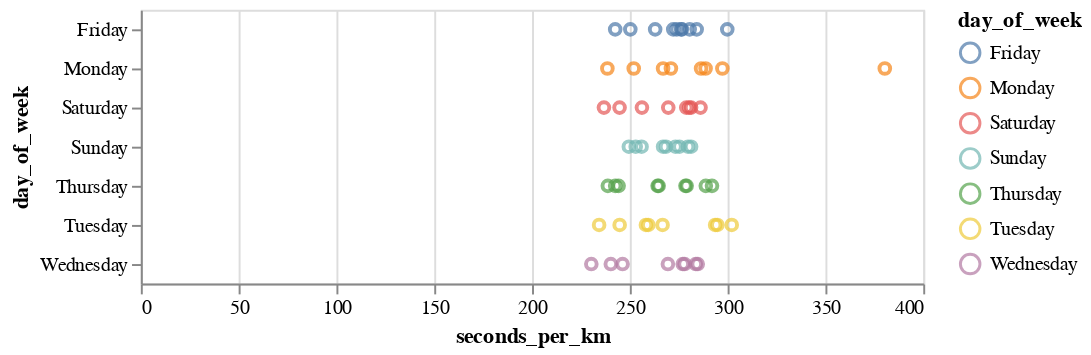

This figure's notebook cell:
### Code cell
# %%time
import warnings
warnings.simplefilter(action='ignore', category=FutureWarning)

alt.Chart(df).mark_point().encode(
    # x = 'seconds_per_km:Q',
    # y = 'day_of_week:N',
    # color = 'day_of_week:N'
    alt.X('seconds_per_km',),
    alt.Y('day_of_week'),
    alt.Color('day_of_week')
    ).interactive()

### Figure 1 — Vega-Lite specification as saved in the notebook (floating-point values rounded to 4 significant figures)
{"config": {"view": {"continuousWidth": 400, "continuousHeight": 300}}, "data": {"name": "data-ec06743c94a29224c91ed66eace526ab"}, "mark": "point", "encoding": {"color": {"field": "day_of_week", "type": "nominal"}, "x": {"field": "seconds_per_km", "type": "quantitative"}, "y": {"field": "day_of_week", "type": "nominal"}}, "selection": {"selector001": {"type": "interval", "bind": "scales", "encodings": ["x", "y"]}}, "$schema": "https://vega.github.io/schema/vega-lite/v4.17.0.json", "datasets": {"data-ec06743c94a29224c91ed66eace526ab": [{"Unnamed: 0": 182, "type": 1, "startTime": "2022-01-10T13:39:17+00:00", "sportTime(s)": 453, "maxPace(/meter)": 7.246, "minPace(/meter)": 0.2501, "distance(m)": 1191.0, "avgPace(/meter)": 0.3787, "calories(kcal)": 71.0, "date": "2022-01-10T20:39:00", "seconds_per_km": 380.4, "speed_per_km": "06:20.35", "distance_rounded": 1.0, "day_of_week": "Monday", "week": 2}, {"Unnamed: 0": 178, "type": 1, "startTime": "2022-01-13T09:23:16+00:00", "sportTime(s)": 290, "maxPace(/meter)": 2.342, "minPace(/meter)": 0.1982, "distance(m)": 1004.0, "avgPace(/meter)": 0.2878, "calories(kcal)": 60.0, "date": "2022-01-13T16:23:00", "seconds_per_km": 288.8, "speed_per_km": "04:48.84", "distance_rounded": 1.0, "day_of_week": "Thursday", "week": 2}, {"Unnamed: 0": 176, "type": 1, "startTime": "2022-02-03T10:41:12+00:00", "sportTime(s)": 265, "maxPace(/meter)": 0.609, "minPace(/meter)": 0.1993, "distance(m)": 1001.0, "avgPace(/meter)": 0.2637, "calories(kcal)": 39.0, "date": "2022-02-03T17:41:00", "seconds_per_km": 264.7, "speed_per_km": "04:24.74", "distance_rounded": 1.0, "day_of_week": "Thursday", "week": 5}, {"Unnamed: 0": 172, "type": 1, "startTime": "2022-02-05T11:46:47+00:00", "sportTime(s)": 283, "maxPace(/meter)": 0.6911, "minPace(/meter)": 0.229, "distance(m)": 1006.0, "avgPace(/meter)": 0.2803, "calories(kcal)": 50.0, "date": "2022-02-05T18:46:00", "seconds_per_km": 281.3, "speed_per_km": "04:41.31", "distance_rounded": 1.0, "day_of_week": "Saturday", "week": 5}, {"Unnamed: 0": 169, "type": 1, "startTime": "2022-02-06T11:36:48+00:00", "sportTime(s)": 272, "maxPace(/meter)": 0.6361, "minPace(/meter)": 0.2325, "distance(m)": 1013.0, "avgPace(/meter)": 0.2675, "calories(kcal)": 34.0, "date": "2022-02-06T18:36:00", "seconds_per_km": 268.5, "speed_per_km": "04:28.51", "distance_rounded": 1.0, "day_of_week": "Sunday", "week": 5}, {"Unnamed: 0": 166, "type": 1, "startTime": "2022-02-11T11:49:54+00:00", "sportTime(s)": 264, "maxPace(/meter)": 0.788, "minPace(/meter)": 0.198, "distance(m)": 1004.0, "avgPace(/meter)": 0.26, "calories(kcal)": 39.0, "date": "2022-02-11T18:49:00", "seconds_per_km": 262.9, "speed_per_km": "04:22.95", "distance_rounded": 1.0, "day_of_week": "Friday", "week": 6}, {"Unnamed: 0": 163, "type": 1, "startTime": "2022-02-12T11:25:02+00:00", "sportTime(s)": 259, "maxPace(/meter)": 0.5571, "minPace(/meter)": 0.1928, "distance(m)": 1011.0, "avgPace(/meter)": 0.2552, "calories(kcal)": 44.0, "date": "2022-02-12T18:25:00", "seconds_per_km": 256.2, "speed_per_km": "04:16.18", "distance_rounded": 1.0, "day_of_week": "Saturday", "week": 6}, {"Unnamed: 0": 161, "type": 1, "startTime": "2022-02-13T11:09:12+00:00", "sportTime(s)": 256, "maxPace(/meter)": 0.576, "minPace(/meter)": 0.194, "distance(m)": 1000.0, "avgPace(/meter)": 0.255, "calories(kcal)": 37.0, "date": "2022-02-13T18:09:00", "seconds_per_km": 256.0, "speed_per_km": "04:16.00", "distance_rounded": 1.0, "day_of_week": "Sunday", "week": 6}, {"Unnamed: 0": 157, "type": 1, "startTime": "2022-02-14T11:50:09+00:00", "sportTime(s)": 287, "maxPace(/meter)": 0.7446, "minPace(/meter)": 0.2587, "distance(m)": 1002.0, "avgPace(/meter)": 0.2854, "calories(kcal)": 43.0, "date": "2022-02-14T18:50:00", "seconds_per_km": 286.4, "speed_per_km": "04:46.43", "distance_rounded": 1.0, "day_of_week": "Monday", "week": 7}, {"Unnamed: 0": 155, "type": 1, "startTime": "2022-02-16T11:12:40+00:00", "sportTime(s)": 284, "maxPace(/meter)": 2.165, "minPace(/meter)": 0.1834, "distance(m)": 1001.0, "avgPace(/meter)": 0.2827, "calories(kcal)": 60.0, "date": "2022-02-16T18:12:00", "seconds_per_km": 283.7, "speed_per_km": "04:43.72", "distance_rounded": 1.0, "day_of_week": "Wednesday", "week": 7}, {"Unnamed: 0": 152, "type": 1, "startTime": "2022-03-05T00:10:22+00:00", "sportTime(s)": 282, "maxPace(/meter)": 0.6154, "minPace(/meter)": 0.2083, "distance(m)": 1006.0, "avgPace(/meter)": 0.2793, "calories(kcal)": 55.0, "date": "2022-03-05T07:10:00", "seconds_per_km": 280.3, "speed_per_km": "04:40.32", "distance_rounded": 1.0, "day_of_week": "Saturday", "week": 9}, {"Unnamed: 0": 150, "type": 1, "startTime": "2022-03-18T11:26:11+00:00", "sportTime(s)": 282, "maxPace(/meter)": 0.8749, "minPace(/meter)": 0.2372, "distance(m)": 1005.0, "avgPace(/meter)": 0.2796, "calories(kcal)": 47.0, "date": "2022-03-18T18:26:00", "seconds_per_km": 280.6, "speed_per_km": "04:40.60", "distance_rounded": 1.0, "day_of_week": "Friday", "week": 11}, {"Unnamed: 0": 146, "type": 1, "startTime": "2022-03-28T11:45:13+00:00", "sportTime(s)": 311, "maxPace(/meter)": 0.639, "minPace(/meter)": 0.2149, "distance(m)": 1046.0, "avgPace(/meter)": 0.2964, "calories(kcal)": 57.0, "date": "2022-03-28T18:45:00", "seconds_per_km": 297.3, "speed_per_km": "04:57.32", "distance_rounded": 1.0, "day_of_week": "Monday", "week": 13}, {"Unnamed: 0": 144, "type": 1, "startTime": "2022-03-29T12:02:25+00:00", "sportTime(s)": 303, "maxPace(/meter)": 0.6835, "minPace(/meter)": 0.2301, "distance(m)": 1003.0, "avgPace(/meter)": 0.3011, "calories(kcal)": 57.0, "date": "2022-03-29T19:02:00", "seconds_per_km": 302.1, "speed_per_km": "05:2.09", "distance_rounded": 1.0, "day_of_week": "Tuesday", "week": 13}, {"Unnamed: 0": 142, "type": 1, "startTime": "2022-03-30T11:52:16+00:00", "sportTime(s)": 285, "maxPace(/meter)": 0.4753, "minPace(/meter)": 0.1658, "distance(m)": 1001.0, "avgPace(/meter)": 0.2837, "calories(kcal)": 49.0, "date": "2022-03-30T18:52:00", "seconds_per_km": 284.7, "speed_per_km": "04:44.72", "distance_rounded": 1.0, "day_of_week": "Wednesday", "week": 13}, {"Unnamed: 0": 140, "type": 1, "startTime": "2022-04-04T10:57:56+00:00", "sportTime(s)": 271, "maxPace(/meter)": 0.7117, "minPace(/meter)": 0.2248, "distance(m)": 1000.0, "avgPace(/meter)": 0.27, "calories(kcal)": 48.0, "date": "2022-04-04T17:57:00", "seconds_per_km": 271.0, "speed_per_km": "04:31.00", "distance_rounded": 1.0, "day_of_week": "Monday", "week": 14}, {"Unnamed: 0": 137, "type": 1, "startTime": "2022-04-08T11:39:28+00:00", "sportTime(s)": 274, "maxPace(/meter)": 0.6707, "minPace(/meter)": 0.2315, "distance(m)": 1000.0, "avgPace(/meter)": 0.273, "calories(kcal)": 51.0, "date": "2022-04-08T18:39:00", "seconds_per_km": 274.0, "speed_per_km": "04:34.00", "distance_rounded": 1.0, "day_of_week": "Friday", "week": 14}, {"Unnamed: 0": 134, "type": 1, "startTime": "2022-04-10T11:41:58+00:00", "sportTime(s)": 277, "maxPace(/meter)": 0.6873, "minPace(/meter)": 0.2137, "distance(m)": 1006.0, "avgPace(/meter)": 0.2744, "calories(kcal)": 45.0, "date": "2022-04-10T18:41:00", "seconds_per_km": 275.3, "speed_per_km": "04:35.35", "distance_rounded": 1.0, "day_of_week": "Sunday", "week": 14}, {"Unnamed: 0": 131, "type": 1, "startTime": "2022-04-13T10:48:11+00:00", "sportTime(s)": 278, "maxPace(/meter)": 0.7634, "minPace(/meter)": 0.2038, "distance(m)": 1000.0, "avgPace(/meter)": 0.277, "calories(kcal)": 44.0, "date": "2022-04-13T17:48:00", "seconds_per_km": 278.0, "speed_per_km": "04:38.00", "distance_rounded": 1.0, "day_of_week": "Wednesday", "week": 15}, {"Unnamed: 0": 128, "type": 1, "startTime": "2022-04-15T09:54:21+00:00", "sportTime(s)": 278, "maxPace(/meter)": 0.7968, "minPace(/meter)": 0.244, "distance(m)": 1005.0, "avgPace(/meter)": 0.2756, "calories(kcal)": 39.0, "date": "2022-04-15T16:54:00", "seconds_per_km": 276.6, "speed_per_km": "04:36.62", "distance_rounded": 1.0, "day_of_week": "Friday", "week": 15}, {"Unnamed: 0": 125, "type": 1, "startTime": "2022-04-26T11:40:21+00:00", "sportTime(s)": 354, "maxPace(/meter)": 1.115, "minPace(/meter)": 0.1997, "distance(m)": 1201.0, "avgPace(/meter)": 0.2939, "calories(kcal)": 62.0, "date": "2022-04-26T18:40:00", "seconds_per_km": 294.8, "speed_per_km": "04:54.75", "distance_rounded": 1.0, "day_of_week": "Tuesday", "week": 17}, {"Unnamed: 0": 123, "type": 1, "startTime": "2022-04-27T11:31:56+00:00", "sportTime(s)": 270, "maxPace(/meter)": 0.6803, "minPace(/meter)": 0.2187, "distance(m)": 1002.0, "avgPace(/meter)": 0.2685, "calories(kcal)": 48.0, "date": "2022-04-27T18:31:00", "seconds_per_km": 269.5, "speed_per_km": "04:29.46", "distance_rounded": 1.0, "day_of_week": "Wednesday", "week": 17}, {"Unnamed: 0": 121, "type": 1, "startTime": "2022-04-28T10:37:51+00:00", "sportTime(s)": 279, "maxPace(/meter)": 0.8052, "minPace(/meter)": 0.221, "distance(m)": 1002.0, "avgPace(/meter)": 0.2774, "calories(kcal)": 50.0, "date": "2022-04-28T17:37:00", "seconds_per_km": 278.4, "speed_per_km": "04:38.44", "distance_rounded": 1.0, "day_of_week": "Thursday", "week": 17}, {"Unnamed: 0": 119, "type": 1, "startTime": "2022-04-29T11:01:29+00:00", "sportTime(s)": 495, "maxPace(/meter)": 1.217, "minPace(/meter)": 0.2073, "distance(m)": 1651.0, "avgPace(/meter)": 0.2974, "calories(kcal)": 89.0, "date": "2022-04-29T18:01:00", "seconds_per_km": 299.8, "speed_per_km": "04:59.82", "distance_rounded": 1.0, "day_of_week": "Friday", "week": 17}, {"Unnamed: 0": 117, "type": 1, "startTime": "2022-05-01T09:48:50+00:00", "sportTime(s)": 283, "maxPace(/meter)": 0.8224, "minPace(/meter)": 0.2239, "distance(m)": 1006.0, "avgPace(/meter)": 0.2803, "calories(kcal)": 41.0, "date": "2022-05-01T16:48:00", "seconds_per_km": 281.3, "speed_per_km": "04:41.31", "distance_rounded": 1.0, "day_of_week": "Sunday", "week": 17}, {"Unnamed: 0": 112, "type": 1, "startTime": "2022-05-04T11:52:29+00:00", "sportTime(s)": 279, "maxPace(/meter)": 0.6135, "minPace(/meter)": 0.2112, "distance(m)": 1007.0, "avgPace(/meter)": 0.2761, "calories(kcal)": 42.0, "date": "2022-05-04T18:52:00", "seconds_per_km": 277.1, "speed_per_km": "04:37.06", "distance_rounded": 1.0, "day_of_week": "Wednesday", "week": 18}, {"Unnamed: 0": 110, "type": 1, "startTime": "2022-05-05T11:15:38+00:00", "sportTime(s)": 292, "maxPace(/meter)": 0.7042, "minPace(/meter)": 0.216, "distance(m)": 1000.0, "avgPace(/meter)": 0.291, "calories(kcal)": 52.0, "date": "2022-05-05T18:15:00", "seconds_per_km": 292.0, "speed_per_km": "04:52.00", "distance_rounded": 1.0, "day_of_week": "Thursday", "week": 18}, {"Unnamed: 0": 107, "type": 1, "startTime": "2022-05-06T10:16:48+00:00", "sportTime(s)": 273, "maxPace(/meter)": 0.7022, "minPace(/meter)": 0.2276, "distance(m)": 1003.0, "avgPace(/meter)": 0.2712, "calories(kcal)": 47.0, "date": "2022-05-06T17:16:00", "seconds_per_km": 272.2, "speed_per_km": "04:32.18", "distance_rounded": 1.0, "day_of_week": "Friday", "week": 18}, {"Unnamed: 0": 104, "type": 1, "startTime": "2022-05-07T09:47:30+00:00", "sportTime(s)": 290, "maxPace(/meter)": 212.0, "minPace(/meter)": 0.2129, "distance(m)": 1040.0, "avgPace(/meter)": 0.278, "calories(kcal)": 52.0, "date": "2022-05-07T16:47:00", "seconds_per_km": 278.8, "speed_per_km": "04:38.85", "distance_rounded": 1.0, "day_of_week": "Saturday", "week": 18}, {"Unnamed: 0": 102, "type": 1, "startTime": "2022-05-08T11:24:19+00:00", "sportTime(s)": 287, "maxPace(/meter)": 225.0, "minPace(/meter)": 0.2221, "distance(m)": 1026.0, "avgPace(/meter)": 0.279, "calories(kcal)": 56.0, "date": "2022-05-08T18:24:00", "seconds_per_km": 279.7, "speed_per_km": "04:39.73", "distance_rounded": 1.0, "day_of_week": "Sunday", "week": 18}, {"Unnamed: 0": 99, "type": 1, "startTime": "2022-05-12T11:36:50+00:00", "sportTime(s)": 281, "maxPace(/meter)": 178.0, "minPace(/meter)": 0.1781, "distance(m)": 1007.0, "avgPace(/meter)": 0.278, "calories(kcal)": 59.0, "date": "2022-05-12T18:36:00", "seconds_per_km": 279.0, "speed_per_km": "04:39.05", "distance_rounded": 1.0, "day_of_week": "Thursday", "week": 19}, {"Unnamed: 0": 96, "type": 1, "startTime": "2022-05-13T11:36:23+00:00", "sportTime(s)": 291, "maxPace(/meter)": 201.0, "minPace(/meter)": 0.2015, "distance(m)": 1024.0, "avgPace(/meter)": 0.283, "calories(kcal)": 55.0, "date": "2022-05-13T18:36:00", "seconds_per_km": 284.2, "speed_per_km": "04:44.18", "distance_rounded": 1.0, "day_of_week": "Friday", "week": 19}, {"Unnamed: 0": 92, "type": 1, "startTime": "2022-05-15T11:36:24+00:00", "sportTime(s)": 281, "maxPace(/meter)": 197.0, "minPace(/meter)": 0.1974, "distance(m)": 1028.0, "avgPace(/meter)": 0.273, "calories(kcal)": 51.0, "date": "2022-05-15T18:36:00", "seconds_per_km": 273.3, "speed_per_km": "04:33.35", "distance_rounded": 1.0, "day_of_week": "Sunday", "week": 19}, {"Unnamed: 0": 89, "type": 1, "startTime": "2022-05-16T11:31:34+00:00", "sportTime(s)": 302, "maxPace(/meter)": 210.0, "minPace(/meter)": 0.2106, "distance(m)": 1046.0, "avgPace(/meter)": 0.288, "calories(kcal)": 63.0, "date": "2022-05-16T18:31:00", "seconds_per_km": 288.7, "speed_per_km": "04:48.72", "distance_rounded": 1.0, "day_of_week": "Monday", "week": 20}, {"Unnamed: 0": 86, "type": 1, "startTime": "2022-05-17T11:15:00+00:00", "sportTime(s)": 308, "maxPace(/meter)": 237.0, "minPace(/meter)": 0.2227, "distance(m)": 1049.0, "avgPace(/meter)": 0.293, "calories(kcal)": 63.0, "date": "2022-05-17T18:15:00", "seconds_per_km": 293.6, "speed_per_km": "04:53.61", "distance_rounded": 1.0, "day_of_week": "Tuesday", "week": 20}, {"Unnamed: 0": 82, "type": 1, "startTime": "2022-05-21T13:48:24+00:00", "sportTime(s)": 287, "maxPace(/meter)": 0.6219, "minPace(/meter)": 0.2232, "distance(m)": 1003.0, "avgPace(/meter)": 0.2841, "calories(kcal)": 50.03, "date": "2022-05-21T20:48:00", "seconds_per_km": 286.1, "speed_per_km": "04:46.14", "distance_rounded": 1.0, "day_of_week": "Saturday", "week": 20}, {"Unnamed: 0": 79, "type": 1, "startTime": "2022-05-22T10:22:47+00:00", "sportTime(s)": 267, "maxPace(/meter)": 0.815, "minPace(/meter)": 0.2136, "distance(m)": 1000.0, "avgPace(/meter)": 0.265, "calories(kcal)": 44.08, "date": "2022-05-22T17:22:00", "seconds_per_km": 267.0, "speed_per_km": "04:27.00", "distance_rounded": 1.0, "day_of_week": "Sunday", "week": 20}, {"Unnamed: 0": 76, "type": 1, "startTime": "2022-05-23T11:46:59+00:00", "sportTime(s)": 267, "maxPace(/meter)": 0.668, "minPace(/meter)": 0.2187, "distance(m)": 1000.0, "avgPace(/meter)": 0.265, "calories(kcal)": 50.33, "date": "2022-05-23T18:46:00", "seconds_per_km": 267.0, "speed_per_km": "04:27.00", "distance_rounded": 1.0, "day_of_week": "Monday", "week": 21}, {"Unnamed: 0": 73, "type": 1, "startTime": "2022-05-24T11:54:01+00:00", "sportTime(s)": 267, "maxPace(/meter)": 0.9251, "minPace(/meter)": 0.2227, "distance(m)": 1001.0, "avgPace(/meter)": 0.2647, "calories(kcal)": 44.15, "date": "2022-05-24T18:54:00", "seconds_per_km": 266.7, "speed_per_km": "04:26.73", "distance_rounded": 1.0, "day_of_week": "Tuesday", "week": 21}, {"Unnamed: 0": 70, "type": 1, "startTime": "2022-05-25T10:56:04+00:00", "sportTime(s)": 241, "maxPace(/meter)": 0.9066, "minPace(/meter)": 0.1197, "distance(m)": 1003.0, "avgPace(/meter)": 0.2353, "calories(kcal)": 40.81, "date": "2022-05-25T17:56:00", "seconds_per_km": 240.3, "speed_per_km": "04:0.28", "distance_rounded": 1.0, "day_of_week": "Wednesday", "week": 21}, {"Unnamed: 0": 67, "type": 1, "startTime": "2022-05-26T10:17:38+00:00", "sportTime(s)": 265, "maxPace(/meter)": 0.558, "minPace(/meter)": 0.1968, "distance(m)": 1003.0, "avgPace(/meter)": 0.2622, "calories(kcal)": 53.12, "date": "2022-05-26T17:17:00", "seconds_per_km": 264.2, "speed_per_km": "04:24.21", "distance_rounded": 1.0, "day_of_week": "Thursday", "week": 21}, {"Unnamed: 0": 64, "type": 1, "startTime": "2022-05-27T11:35:19+00:00", "sportTime(s)": 277, "maxPace(/meter)": 0.757, "minPace(/meter)": 0.2449, "distance(m)": 1003.0, "avgPace(/meter)": 0.2742, "calories(kcal)": 43.04, "date": "2022-05-27T18:35:00", "seconds_per_km": 276.2, "speed_per_km": "04:36.17", "distance_rounded": 1.0, "day_of_week": "Friday", "week": 21}, {"Unnamed: 0": 61, "type": 1, "startTime": "2022-05-28T10:39:29+00:00", "sportTime(s)": 271, "maxPace(/meter)": 0.6452, "minPace(/meter)": 0.2224, "distance(m)": 1005.0, "avgPace(/meter)": 0.2677, "calories(kcal)": 51.33, "date": "2022-05-28T17:39:00", "seconds_per_km": 269.7, "speed_per_km": "04:29.65", "distance_rounded": 1.0, "day_of_week": "Saturday", "week": 21}, {"Unnamed: 0": 58, "type": 1, "startTime": "2022-05-29T11:19:12+00:00", "sportTime(s)": 253, "maxPace(/meter)": 0.4274, "minPace(/meter)": 0.1839, "distance(m)": 1000.0, "avgPace(/meter)": 0.251, "calories(kcal)": 41.0, "date": "2022-05-29T18:19:00", "seconds_per_km": 253.0, "speed_per_km": "04:13.00", "distance_rounded": 1.0, "day_of_week": "Sunday", "week": 21}, {"Unnamed: 0": 55, "type": 1, "startTime": "2022-05-30T11:55:16+00:00", "sportTime(s)": 253, "maxPace(/meter)": 0.4058, "minPace(/meter)": 0.1746, "distance(m)": 1004.0, "avgPace(/meter)": 0.25, "calories(kcal)": 48.92, "date": "2022-05-30T18:55:00", "seconds_per_km": 252.0, "speed_per_km": "04:11.99", "distance_rounded": 1.0, "day_of_week": "Monday", "week": 22}, {"Unnamed: 0": 52, "type": 1, "startTime": "2022-05-31T11:42:33+00:00", "sportTime(s)": 261, "maxPace(/meter)": 0.5513, "minPace(/meter)": 0.203, "distance(m)": 1006.0, "avgPace(/meter)": 0.2575, "calories(kcal)": 49.91, "date": "2022-05-31T18:42:00", "seconds_per_km": 259.4, "speed_per_km": "04:19.44", "distance_rounded": 1.0, "day_of_week": "Tuesday", "week": 22}, {"Unnamed: 0": 49, "type": 1, "startTime": "2022-06-03T11:03:24+00:00", "sportTime(s)": 251, "maxPace(/meter)": 0.8258, "minPace(/meter)": 0.1627, "distance(m)": 1003.0, "avgPace(/meter)": 0.2483, "calories(kcal)": 45.2, "date": "2022-06-03T18:03:00", "seconds_per_km": 250.2, "speed_per_km": "04:10.25", "distance_rounded": 1.0, "day_of_week": "Friday", "week": 22}, {"Unnamed: 0": 46, "type": 1, "startTime": "2022-06-04T11:38:21+00:00", "sportTime(s)": 245, "maxPace(/meter)": 0.5981, "minPace(/meter)": 0.2102, "distance(m)": 1001.0, "avgPace(/meter)": 0.2428, "calories(kcal)": 51.81, "date": "2022-06-04T18:38:00", "seconds_per_km": 244.8, "speed_per_km": "04:4.76", "distance_rounded": 1.0, "day_of_week": "Saturday", "week": 22}, {"Unnamed: 0": 43, "type": 1, "startTime": "2022-06-11T10:38:27+00:00", "sportTime(s)": 237, "maxPace(/meter)": 0.5176, "minPace(/meter)": 0.1971, "distance(m)": 1001.0, "avgPace(/meter)": 0.2348, "calories(kcal)": 30.82, "date": "2022-06-11T17:38:00", "seconds_per_km": 236.8, "speed_per_km": "03:56.76", "distance_rounded": 1.0, "day_of_week": "Saturday", "week": 23}, {"Unnamed: 0": 39, "type": 1, "startTime": "2022-06-12T10:47:29+00:00", "sportTime(s)": 251, "maxPace(/meter)": 0.6472, "minPace(/meter)": 0.2005, "distance(m)": 1006.0, "avgPace(/meter)": 0.2475, "calories(kcal)": 51.79, "date": "2022-06-12T17:47:00", "seconds_per_km": 249.5, "speed_per_km": "04:9.50", "distance_rounded": 1.0, "day_of_week": "Sunday", "week": 23}, {"Unnamed: 0": 36, "type": 1, "startTime": "2022-06-14T12:03:23+00:00", "sportTime(s)": 259, "maxPace(/meter)": 0.5627, "minPace(/meter)": 0.1935, "distance(m)": 1003.0, "avgPace(/meter)": 0.2562, "calories(kcal)": 56.05, "date": "2022-06-14T19:03:00", "seconds_per_km": 258.2, "speed_per_km": "04:18.23", "distance_rounded": 1.0, "day_of_week": "Tuesday", "week": 24}, {"Unnamed: 0": 32, "type": 1, "startTime": "2022-06-15T11:46:25+00:00", "sportTime(s)": 249, "maxPace(/meter)": 0.5219, "minPace(/meter)": 0.1885, "distance(m)": 1011.0, "avgPace(/meter)": 0.2443, "calories(kcal)": 47.92, "date": "2022-06-15T18:46:00", "seconds_per_km": 246.3, "speed_per_km": "04:6.29", "distance_rounded": 1.0, "day_of_week": "Wednesday", "week": 24}, {"Unnamed: 0": 27, "type": 1, "startTime": "2022-06-16T11:03:28+00:00", "sportTime(s)": 243, "maxPace(/meter)": 0.5764, "minPace(/meter)": 0.1971, "distance(m)": 1002.0, "avgPace(/meter)": 0.2405, "calories(kcal)": 33.65, "date": "2022-06-16T18:03:00", "seconds_per_km": 242.5, "speed_per_km": "04:2.51", "distance_rounded": 1.0, "day_of_week": "Thursday", "week": 24}, {"Unnamed: 0": 23, "type": 1, "startTime": "2022-06-17T11:03:58+00:00", "sportTime(s)": 243, "maxPace(/meter)": 0.4713, "minPace(/meter)": 0.1802, "distance(m)": 1002.0, "avgPace(/meter)": 0.2405, "calories(kcal)": 48.66, "date": "2022-06-17T18:03:00", "seconds_per_km": 242.5, "speed_per_km": "04:2.51", "distance_rounded": 1.0, "day_of_week": "Friday", "week": 24}, {"Unnamed: 0": 18, "type": 1, "startTime": "2022-06-21T12:23:33+00:00", "sportTime(s)": 247, "maxPace(/meter)": 0.5322, "minPace(/meter)": 0.1881, "distance(m)": 1009.0, "avgPace(/meter)": 0.2428, "calories(kcal)": 45.0, "date": "2022-06-21T19:23:00", "seconds_per_km": 244.8, "speed_per_km": "04:4.80", "distance_rounded": 1.0, "day_of_week": "Tuesday", "week": 25}, {"Unnamed: 0": 15, "type": 1, "startTime": "2022-06-23T11:16:47+00:00", "sportTime(s)": 245, "maxPace(/meter)": 0.627, "minPace(/meter)": 0.1883, "distance(m)": 1003.0, "avgPace(/meter)": 0.2423, "calories(kcal)": 49.76, "date": "2022-06-23T18:16:00", "seconds_per_km": 244.3, "speed_per_km": "04:4.27", "distance_rounded": 1.0, "day_of_week": "Thursday", "week": 25}, {"Unnamed: 0": 10, "type": 1, "startTime": "2022-06-27T11:45:38+00:00", "sportTime(s)": 239, "maxPace(/meter)": 0.6246, "minPace(/meter)": 0.1815, "distance(m)": 1002.0, "avgPace(/meter)": 0.2365, "calories(kcal)": 48.67, "date": "2022-06-27T18:45:00", "seconds_per_km": 238.5, "speed_per_km": "03:58.52", "distance_rounded": 1.0, "day_of_week": "Monday", "week": 26}, {"Unnamed: 0": 7, "type": 1, "startTime": "2022-06-28T11:07:21+00:00", "sportTime(s)": 235, "maxPace(/meter)": 0.4755, "minPace(/meter)": 0.1836, "distance(m)": 1003.0, "avgPace(/meter)": 0.2323, "calories(kcal)": 39.65, "date": "2022-06-28T18:07:00", "seconds_per_km": 234.3, "speed_per_km": "03:54.30", "distance_rounded": 1.0, "day_of_week": "Tuesday", "week": 26}, {"Unnamed: 0": 4, "type": 1, "startTime": "2022-06-29T12:02:34+00:00", "sportTime(s)": 231, "maxPace(/meter)": 0.5453, "minPace(/meter)": 0.1936, "distance(m)": 1003.0, "avgPace(/meter)": 0.2283, "calories(kcal)": 33.62, "date": "2022-06-29T19:02:00", "seconds_per_km": 230.3, "speed_per_km": "03:50.31", "distance_rounded": 1.0, "day_of_week": "Wednesday", "week": 26}, {"Unnamed: 0": 1, "type": 1, "startTime": "2022-06-30T12:31:18+00:00", "sportTime(s)": 239, "maxPace(/meter)": 0.6545, "minPace(/meter)": 0.1648, "distance(m)": 1001.0, "avgPace(/meter)": 0.2368, "calories(kcal)": 36.82, "date": "2022-06-30T19:31:00", "seconds_per_km": 238.8, "speed_per_km": "03:58.76", "distance_rounded": 1.0, "day_of_week": "Thursday", "week": 26}]}}
